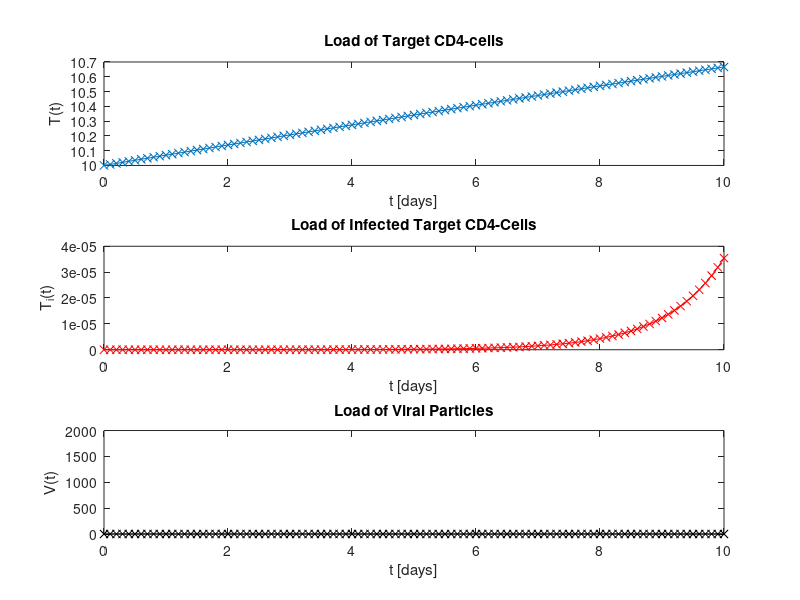
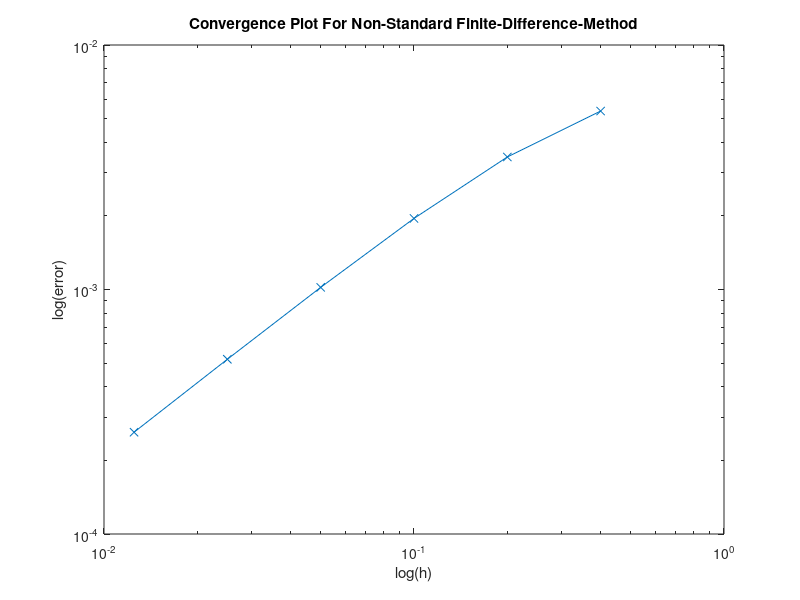
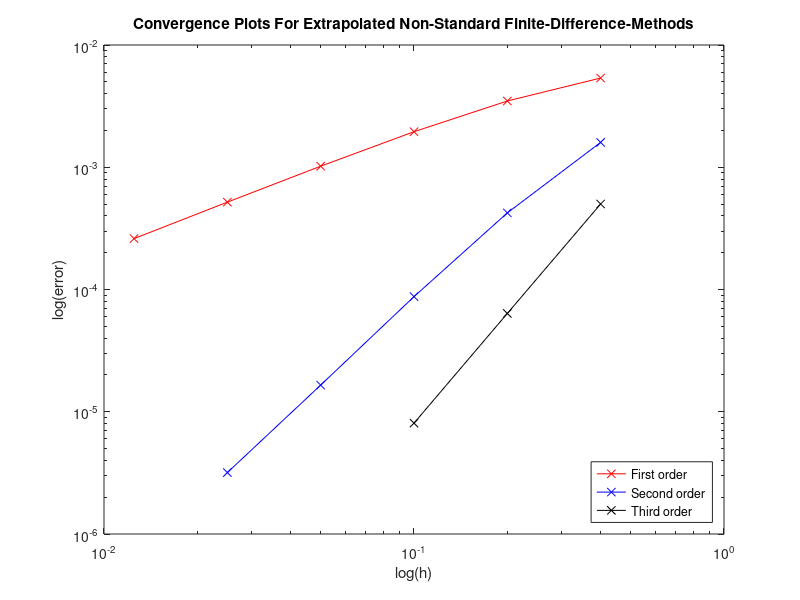

Recreate these plots in MATLAB, in order.
% Numerical Simulation Of Primary HIV-Infection

% Step 1: Initial Conditions And Problem Parameters
% Compare Stafford et al. 2000/ Alizon & Magnus 2012

% Initial Conditions

T_zero   = 10;
T_i_zero = 0;
V_zero   = 0.000001;

% Problem Parameters

r     = 0.17;
beta  = 0.00065;
d     = 0.01;
delta = 0.39;
pig   = 850;
c     = 3;

% Step 2: Equilibrium Point

T_star   = (c*delta)/(beta*pig);
T_i_star = (beta*pig*r-c*d*delta)/(beta*delta*pig);
V_star   = (beta*pig*r-c*d*delta)/(beta*c*delta);

% Step 3: Problem Definition

T            = 10;
h            = 0.0001;
t            = 0:h:T;
t            = t';
T_rk4        = zeros(length(t),1);
T_i_rk4      = zeros(length(t),1);
V_rk4        = zeros(length(t),1);
T_rk4(1)     = T_zero;
T_i_rk4(1)   = T_i_zero;
V_rk4(1)     = V_zero;

% Step 3: Comparison Solution Of Runge-Kutta-4

f1 = @(x,y,z) r - beta*x*z - d*x;
f2 = @(x,y,z) beta*x*z - delta*y;
f3 = @(x,y,z) pig*y - c*z;

for j = 1:1:(length(t)-1)
   k1_x         = f1(T_rk4(j),T_i_rk4(j),V_rk4(j));
   k1_y         = f2(T_rk4(j),T_i_rk4(j),V_rk4(j));
   k1_z         = f3(T_rk4(j),T_i_rk4(j),V_rk4(j));
   k2_x         = f1(T_rk4(j) + (h/2)*k1_x, T_i_rk4(j) + (h/2)*k1_y, V_rk4(j) + (h/2)*k1_z);
   k2_y         = f2(T_rk4(j) + (h/2)*k1_x, T_i_rk4(j) + (h/2)*k1_y, V_rk4(j) + (h/2)*k1_z);
   k2_z         = f3(T_rk4(j) + (h/2)*k1_x, T_i_rk4(j) + (h/2)*k1_y, V_rk4(j) + (h/2)*k1_z);
   k3_x         = f1(T_rk4(j) + (h/2)*k2_x, T_i_rk4(j) + (h/2)*k2_y, V_rk4(j) + (h/2)*k2_z);
   k3_y         = f2(T_rk4(j) + (h/2)*k2_x, T_i_rk4(j) + (h/2)*k2_y, V_rk4(j) + (h/2)*k2_z);
   k3_z         = f3(T_rk4(j) + (h/2)*k2_x, T_i_rk4(j) + (h/2)*k2_y, V_rk4(j) + (h/2)*k2_z);
   k4_x         = f1(T_rk4(j) + h*k3_x, T_i_rk4(j) + h*k3_y, V_rk4(j) + h*k3_z);
   k4_y         = f2(T_rk4(j) + h*k3_x, T_i_rk4(j) + h*k3_y, V_rk4(j) + h*k3_z);
   k4_z         = f3(T_rk4(j) + h*k3_x, T_i_rk4(j) + h*k3_y, V_rk4(j) + h*k3_z);
   T_rk4(j+1)   = T_rk4(j)   + (h/6)*(k1_x + 2*k2_x + 2*k3_x + k4_x);
   T_i_rk4(j+1) = T_i_rk4(j) + (h/6)*(k1_y + 2*k2_y + 2*k3_y + k4_y);
   V_rk4(j+1)   = V_rk4(j)   + (h/6)*(k1_z + 2*k2_z + 2*k3_z + k4_z);
endfor

figure(4)

subplot(3,1,1);
plot(t(1:1000:end),T_rk4(1:1000:end),'linestyle','-','marker','x');
title('Load of Target CD4-cells');
xlabel('t [days]');
ylabel('T(t)','interpreter','tex');

subplot(3,1,2);
plot(t(1:1000:end),T_i_rk4(1:1000:end),'linestyle','-','marker','x','color','red');
title('Load of Infected Target CD4-Cells');
xlabel('t [days]');
ylabel('T_{i}(t)','interpreter','tex');

subplot(3,1,3);
plot(t(1:1000:end),V_rk4(1:1000:end),'linestyle','-','marker','x','color','black');
title('Load of Viral Particles');
xlabel('t [days]');
ylabel('V(t)','interpreter','tex');
ylim([0, 2000]);

% Step 4: Grid Refinement For NSFDM

h = [0.4 0.2 0.1 0.05 0.025 0.0125]; %[0.1 0.05 0.025 0.0125];

% Step 4.1: Solve NSFDM For h(1)

t01            = 0:h(1):T;
T_nsfdm01      = zeros(length(t01),1);
T_i_nsfdm01    = zeros(length(t01),1);
V_nsfdm01      = zeros(length(t01),1);
T_nsfdm01(1)   = T_zero;
T_i_nsfdm01(1) = T_i_zero;
V_nsfdm01(1)   = V_zero;

% Loop

for j = 1:1:(length(t01)-1)
   T_nsfdm01(j+1)   = (T_nsfdm01(j) + h(1)*r)/(1 + h(1)*beta*V_nsfdm01(j) + h(1)*d);
   T_i_nsfdm01(j+1) = (T_i_nsfdm01(j) + h(1)*beta*T_nsfdm01(j+1)*V_nsfdm01(j))/(1 + h(1)*delta);
   V_nsfdm01(j+1)   = (V_nsfdm01(j) + h(1)*pig*T_i_nsfdm01(j+1))/(1 + h(1)*c);
endfor

err_x_01  = max(abs(T_rk4(1:4000:end) - T_nsfdm01));
err_y_01  = max(abs(T_i_rk4(1:4000:end) - T_i_nsfdm01));
err_z_01  = max(abs(V_rk4(1:4000:end) - V_nsfdm01));
err_01    = max([err_x_01 err_y_01 err_z_01]);

% Step 4.2: Solve NSFDM For h(2)

t02            = 0:h(2):T;
T_nsfdm02      = zeros(length(t02),1);
T_i_nsfdm02    = zeros(length(t02),1);
V_nsfdm02      = zeros(length(t02),1);
T_nsfdm02(1)   = T_zero;
T_i_nsfdm02(1) = T_i_zero;
V_nsfdm02(1)   = V_zero;

% Loop

for j = 1:1:(length(t02)-1)
   T_nsfdm02(j+1)   = (T_nsfdm02(j) + h(2)*r)/(1 + h(2)*beta*V_nsfdm02(j) + h(2)*d);
   T_i_nsfdm02(j+1) = (T_i_nsfdm02(j) + h(2)*beta*T_nsfdm02(j+1)*V_nsfdm02(j))/(1 + h(2)*delta);
   V_nsfdm02(j+1)   = (V_nsfdm02(j) + h(2)*pig*T_i_nsfdm02(j+1))/(1 + h(2)*c);
endfor

err_x_02  = max(abs(T_rk4(1:2000:end) - T_nsfdm02));
err_y_02  = max(abs(T_i_rk4(1:2000:end) - T_i_nsfdm02));
err_z_02  = max(abs(V_rk4(1:2000:end) - V_nsfdm02));
err_02    = max([err_x_02 err_y_02 err_z_02]);

% Step 4.3: Solve NSFDM For h(3)

t03            = 0:h(3):T;
T_nsfdm03      = zeros(length(t03),1);
T_i_nsfdm03    = zeros(length(t03),1);
V_nsfdm03      = zeros(length(t03),1);
T_nsfdm03(1)   = T_zero;
T_i_nsfdm03(1) = T_i_zero;
V_nsfdm03(1)   = V_zero;

% Loop

for j = 1:1:(length(t03)-1)
   T_nsfdm03(j+1)   = (T_nsfdm03(j) + h(3)*r)/(1 + h(3)*beta*V_nsfdm03(j) + h(3)*d);
   T_i_nsfdm03(j+1) = (T_i_nsfdm03(j) + h(3)*beta*T_nsfdm03(j+1)*V_nsfdm03(j))/(1 + h(3)*delta);
   V_nsfdm03(j+1)   = (V_nsfdm03(j) + h(3)*pig*T_i_nsfdm03(j+1))/(1 + h(3)*c);
endfor

err_x_03  = max(abs(T_rk4(1:1000:end) - T_nsfdm03));
err_y_03  = max(abs(T_i_rk4(1:1000:end) - T_i_nsfdm03));
err_z_03  = max(abs(V_rk4(1:1000:end) - V_nsfdm03));
err_03    = max([err_x_03 err_y_03 err_z_03]);

% Step 4.4: Solve NSFDM For h(4)

t04            = 0:h(4):T;
T_nsfdm04      = zeros(length(t04),1);
T_i_nsfdm04    = zeros(length(t04),1);
V_nsfdm04      = zeros(length(t04),1);
T_nsfdm04(1)   = T_zero;
T_i_nsfdm04(1) = T_i_zero;
V_nsfdm04(1)   = V_zero;

% Loop

for j = 1:1:(length(t04)-1)
   T_nsfdm04(j+1)   = (T_nsfdm04(j) + h(4)*r)/(1 + h(4)*beta*V_nsfdm04(j) + h(4)*d);
   T_i_nsfdm04(j+1) = (T_i_nsfdm04(j) + h(4)*beta*T_nsfdm04(j+1)*V_nsfdm04(j))/(1 + h(4)*delta);
   V_nsfdm04(j+1)   = (V_nsfdm04(j) + h(4)*pig*T_i_nsfdm04(j+1))/(1 + h(4)*c);
endfor

err_x_04  = max(abs(T_rk4(1:500:end) - T_nsfdm04));
err_y_04  = max(abs(T_i_rk4(1:500:end) - T_i_nsfdm04));
err_z_04  = max(abs(V_rk4(1:500:end) - V_nsfdm04));
err_04    = max([err_x_04 err_y_04 err_z_04]);

% Step 4.5: Solve NSFDM For h(5)

t05            = 0:h(5):T;
T_nsfdm05      = zeros(length(t05),1);
T_i_nsfdm05    = zeros(length(t05),1);
V_nsfdm05      = zeros(length(t05),1);
T_nsfdm05(1)   = T_zero;
T_i_nsfdm05(1) = T_i_zero;
V_nsfdm05(1)   = V_zero;

% Loop

for j = 1:1:(length(t05)-1)
   T_nsfdm05(j+1)   = (T_nsfdm05(j) + h(5)*r)/(1 + h(5)*beta*V_nsfdm05(j) + h(5)*d);
   T_i_nsfdm05(j+1) = (T_i_nsfdm05(j) + h(5)*beta*T_nsfdm05(j+1)*V_nsfdm05(j))/(1 + h(5)*delta);
   V_nsfdm05(j+1)   = (V_nsfdm05(j) + h(5)*pig*T_i_nsfdm05(j+1))/(1 + h(5)*c);
endfor

err_x_05  = max(abs(T_rk4(1:250:end) - T_nsfdm05));
err_y_05  = max(abs(T_i_rk4(1:250:end) - T_i_nsfdm05));
err_z_05  = max(abs(V_rk4(1:250:end) - V_nsfdm05));
err_05    = max([err_x_05 err_y_05 err_z_05]);

% Step 4.6: Solve NSFDM For h(6)

t06            = 0:h(6):T;
T_nsfdm06      = zeros(length(t06),1);
T_i_nsfdm06    = zeros(length(t06),1);
V_nsfdm06      = zeros(length(t06),1);
T_nsfdm06(1)   = T_zero;
T_i_nsfdm06(1) = T_i_zero;
V_nsfdm06(1)   = V_zero;

% Loop

for j = 1:1:(length(t06)-1)
   T_nsfdm06(j+1)   = (T_nsfdm06(j) + h(6)*r)/(1 + h(6)*beta*V_nsfdm06(j) + h(6)*d);
   T_i_nsfdm06(j+1) = (T_i_nsfdm06(j) + h(6)*beta*T_nsfdm06(j+1)*V_nsfdm06(j))/(1 + h(6)*delta);
   V_nsfdm06(j+1)   = (V_nsfdm06(j) + h(6)*pig*T_i_nsfdm06(j+1))/(1 + h(6)*c);
endfor

err_x_06  = max(abs(T_rk4(1:125:end) - T_nsfdm06));
err_y_06  = max(abs(T_i_rk4(1:125:end) - T_i_nsfdm06));
err_z_06  = max(abs(V_rk4(1:125:end) - V_nsfdm06));
err_06    = max([err_x_06 err_y_06 err_z_06]);

% Step 5: Error Plot

err_h = h;
err   = [err_01 err_02 err_03 err_04 err_05 err_06]; %[err_01 err_02 err_03 err_04];

figure(5)
loglog(err_h,err,'linestyle','-','marker','x');
title('Convergence Plot For Non-Standard Finite-Difference-Method');
xlabel('log(h)');
ylabel('log(error)');

% Step 6: Second-Order NSFDM

T_nsfdm_scale1_01   = (2*T_nsfdm02(1:2:end) - T_nsfdm01)/1;
T_i_nsfdm_scale1_01 = (2*T_i_nsfdm02(1:2:end) - T_i_nsfdm01)/1;
V_nsfdm_scale1_01   = (2*V_nsfdm02(1:2:end) - V_nsfdm01)/1;

err_x_scale1_01     = max(abs(T_rk4(1:4000:end) - T_nsfdm_scale1_01));
err_y_scale1_01     = max(abs(T_i_rk4(1:4000:end) - T_i_nsfdm_scale1_01));
err_z_scale1_01     = max(abs(V_rk4(1:4000:end) - V_nsfdm_scale1_01));
err_scale1_01       = max([err_x_scale1_01 err_y_scale1_01 err_z_scale1_01]);

T_nsfdm_scale1_02   = (2*T_nsfdm03(1:2:end) - T_nsfdm02)/1;
T_i_nsfdm_scale1_02 = (2*T_i_nsfdm03(1:2:end) - T_i_nsfdm02)/1;
V_nsfdm_scale1_02   = (2*V_nsfdm03(1:2:end) - V_nsfdm02)/1;

err_x_scale1_02     = max(abs(T_rk4(1:2000:end) - T_nsfdm_scale1_02));
err_y_scale1_02     = max(abs(T_i_rk4(1:2000:end) - T_i_nsfdm_scale1_02));
err_z_scale1_02     = max(abs(V_rk4(1:2000:end) - V_nsfdm_scale1_02));
err_scale1_02       = max([err_x_scale1_02 err_y_scale1_02 err_z_scale1_02]);

T_nsfdm_scale1_03   = (2*T_nsfdm04(1:2:end) - T_nsfdm03)/1;
T_i_nsfdm_scale1_03 = (2*T_i_nsfdm04(1:2:end) - T_i_nsfdm03)/1;
V_nsfdm_scale1_03   = (2*V_nsfdm04(1:2:end) - V_nsfdm03)/1;

err_x_scale1_03     = max(abs(T_rk4(1:1000:end) - T_nsfdm_scale1_03));
err_y_scale1_03     = max(abs(T_i_rk4(1:1000:end) - T_i_nsfdm_scale1_03));
err_z_scale1_03     = max(abs(V_rk4(1:1000:end) - V_nsfdm_scale1_03));
err_scale1_03       = max([err_x_scale1_03 err_y_scale1_03 err_z_scale1_03]);

T_nsfdm_scale1_04   = (2*T_nsfdm05(1:2:end) - T_nsfdm04)/1;
T_i_nsfdm_scale1_04 = (2*T_i_nsfdm05(1:2:end) - T_i_nsfdm04)/1;
V_nsfdm_scale1_04   = (2*V_nsfdm05(1:2:end) - V_nsfdm04)/1;

err_x_scale1_04     = max(abs(T_rk4(1:500:end) - T_nsfdm_scale1_04));
err_y_scale1_04     = max(abs(T_i_rk4(1:500:end) - T_i_nsfdm_scale1_04));
err_z_scale1_04     = max(abs(V_rk4(1:500:end) - V_nsfdm_scale1_04));
err_scale1_04       = max([err_x_scale1_04 err_y_scale1_04 err_z_scale1_04]);

T_nsfdm_scale1_05   = (2*T_nsfdm06(1:2:end) - T_nsfdm05)/1;
T_i_nsfdm_scale1_05 = (2*T_i_nsfdm06(1:2:end) - T_i_nsfdm05)/1;
V_nsfdm_scale1_05   = (2*V_nsfdm06(1:2:end) - V_nsfdm05)/1;

err_x_scale1_05     = max(abs(T_rk4(1:250:end) - T_nsfdm_scale1_05));
err_y_scale1_05     = max(abs(T_i_rk4(1:250:end) - T_i_nsfdm_scale1_05));
err_z_scale1_05     = max(abs(V_rk4(1:250:end) - V_nsfdm_scale1_05));
err_scale1_05       = max([err_x_scale1_05 err_y_scale1_05 err_z_scale1_05]);

h_scale1            = h(1:1:5);
err_scale1          = [err_scale1_01 err_scale1_02 err_scale1_03 err_scale1_04 err_scale1_05];

% Step 7: Third-Order NSFDM

T_nsfdm_scale2_01   = (9*T_nsfdm_scale1_03(1:4:end) - 8*T_nsfdm_scale1_02(1:2:end) + T_nsfdm_scale1_01)/2;
T_i_nsfdm_scale2_01 = (9*T_i_nsfdm_scale1_03(1:4:end) - 8*T_i_nsfdm_scale1_02(1:2:end) + T_i_nsfdm_scale1_01)/2;
V_nsfdm_scale2_01   = (9*V_nsfdm_scale1_03(1:4:end) - 8*V_nsfdm_scale1_02(1:2:end) + V_nsfdm_scale1_01)/2;

##T_nsfdm_scale2_01   = (4*T_nsfdm_scale1_02(1:2:end) - T_nsfdm_scale1_01)/3;
##T_i_nsfdm_scale2_01 = (4*T_i_nsfdm_scale1_02(1:2:end) - T_i_nsfdm_scale1_01)/3;
##V_nsfdm_scale2_01   = (4*V_nsfdm_scale1_02(1:2:end) - V_nsfdm_scale1_01)/3;

err_x_scale2_01     = max(abs(T_rk4(1:4000:end) - T_nsfdm_scale2_01));
err_y_scale2_01     = max(abs(T_i_rk4(1:4000:end) - T_i_nsfdm_scale2_01));
err_z_scale2_01     = max(abs(V_rk4(1:4000:end) - V_nsfdm_scale2_01));
err_scale2_01       = max([err_x_scale2_01 err_y_scale2_01 err_z_scale2_01]);

T_nsfdm_scale2_02   = (9*T_nsfdm_scale1_04(1:4:end) - 8*T_nsfdm_scale1_03(1:2:end) + T_nsfdm_scale1_02)/2;
T_i_nsfdm_scale2_02 = (9*T_i_nsfdm_scale1_04(1:4:end) - 8*T_i_nsfdm_scale1_03(1:2:end) + T_i_nsfdm_scale1_02)/2;
V_nsfdm_scale2_02   = (9*V_nsfdm_scale1_04(1:4:end) - 8*V_nsfdm_scale1_03(1:2:end) + V_nsfdm_scale1_02)/2;

##T_nsfdm_scale2_02   = (4*T_nsfdm_scale1_03(1:2:end) - T_nsfdm_scale1_02)/3;
##T_i_nsfdm_scale2_02 = (4*T_i_nsfdm_scale1_03(1:2:end) - T_i_nsfdm_scale1_02)/3;
##V_nsfdm_scale2_02   = (4*V_nsfdm_scale1_03(1:2:end) - V_nsfdm_scale1_02)/3;

err_x_scale2_02     = max(abs(T_rk4(1:2000:end) - T_nsfdm_scale2_02));
err_y_scale2_02     = max(abs(T_i_rk4(1:2000:end) - T_i_nsfdm_scale2_02));
err_z_scale2_02     = max(abs(V_rk4(1:2000:end) - V_nsfdm_scale2_02));
err_scale2_02       = max([err_x_scale2_02 err_y_scale2_02 err_z_scale2_02]);

T_nsfdm_scale2_03   = (9*T_nsfdm_scale1_05(1:4:end) - 8*T_nsfdm_scale1_04(1:2:end) + T_nsfdm_scale1_03)/2;
T_i_nsfdm_scale2_03 = (9*T_i_nsfdm_scale1_05(1:4:end) - 8*T_i_nsfdm_scale1_04(1:2:end) + T_i_nsfdm_scale1_03)/2;
V_nsfdm_scale2_03   = (9*V_nsfdm_scale1_05(1:4:end) - 8*V_nsfdm_scale1_04(1:2:end) + V_nsfdm_scale1_03)/2;

##T_nsfdm_scale2_03   = (4*T_nsfdm_scale1_04(1:2:end) - T_nsfdm_scale1_03)/3;
##T_i_nsfdm_scale2_03 = (4*T_i_nsfdm_scale1_04(1:2:end) - T_i_nsfdm_scale1_03)/3;
##V_nsfdm_scale2_03   = (4*V_nsfdm_scale1_04(1:2:end) - V_nsfdm_scale1_03)/3;

err_x_scale2_03     = max(abs(T_rk4(1:1000:end) - T_nsfdm_scale2_03));
err_y_scale2_03     = max(abs(T_i_rk4(1:1000:end) - T_i_nsfdm_scale2_03));
err_z_scale2_03     = max(abs(V_rk4(1:1000:end) - V_nsfdm_scale2_03));
err_scale2_03       = max([err_x_scale2_03 err_y_scale2_03 err_z_scale2_03]);

##T_nsfdm_scale2_04   = (4*T_nsfdm_scale1_05(1:2:end) - T_nsfdm_scale1_04)/3;
##T_i_nsfdm_scale2_04 = (4*T_i_nsfdm_scale1_05(1:2:end) - T_i_nsfdm_scale1_04)/3;
##V_nsfdm_scale2_04   = (4*V_nsfdm_scale1_05(1:2:end) - V_nsfdm_scale1_04)/3;
##
##err_x_scale2_04     = max(abs(T_rk4(1:500:end) - T_nsfdm_scale2_04));
##err_y_scale2_04     = max(abs(T_i_rk4(1:500:end) - T_i_nsfdm_scale2_04));
##err_z_scale2_04     = max(abs(V_rk4(1:500:end) - V_nsfdm_scale2_04));
##err_scale2_04       = max([err_x_scale2_04 err_y_scale2_04 err_z_scale2_04]);

h_scale2            = h(1:1:3);
err_scale2          = [err_scale2_01 err_scale2_02 err_scale2_03];

##h_scale2            = h(1:1:4);
##err_scale2          = [err_scale2_01 err_scale2_02 err_scale2_03 err_scale2_04];

% Step 8: Error Plots

figure(6)
loglog(err_h,err,'linestyle','-','marker','x','color','red');
hold on
loglog(h_scale1,err_scale1,'linestyle','-','marker','x','color','blue');
hold on
loglog(h_scale2,err_scale2,'linestyle','-','marker','x','color','black');
title('Convergence Plots For Extrapolated Non-Standard Finite-Difference-Methods');
xlabel('log(h)');
ylabel('log(error)');
text_leg = legend('First order','Second order','Third order');
legend(text_leg,'location','southeast');
hold off
